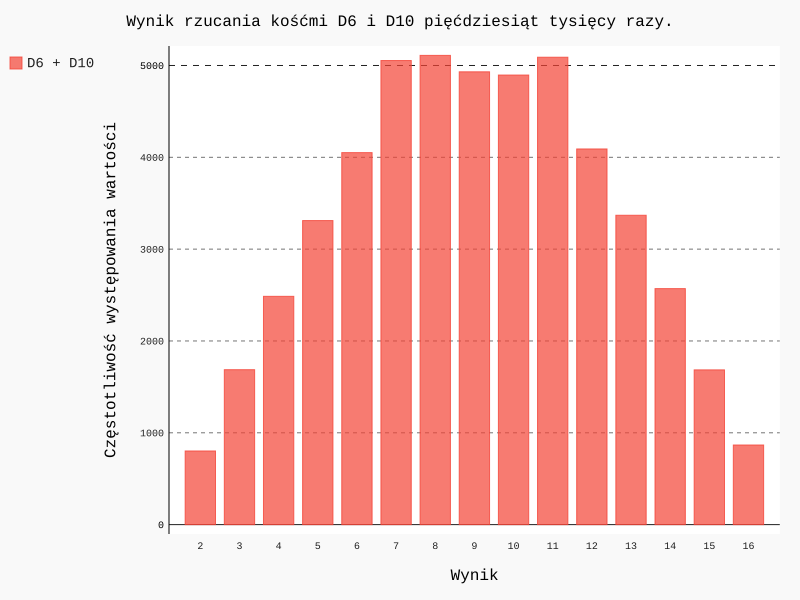

This figure's Python source:
import pygal

from die import Die


# Utworzenie dwoch kosci do gry typu D6 i D10.
die_1 = Die()
die_2 = Die(10)

# Wykonanie pewnej liczby rzutow i umieszczenie wynikow na liscie.
results = []
for roll_num in range(50000):
    result = die_1.roll() + die_2.roll()
    results.append(result)

# Analiza wynikow.
frequencies = []
max_result = die_1.num_sides + die_2.num_sides
for value in range(2, max_result+1):
    frequency = results.count(value)
    frequencies.append(frequency)

# Wizualizacja wynikow.
hist = pygal.Bar()
hist.force_uri_protocol = 'http'

hist.title = "Wynik rzucania kośćmi D6 i D10 pięćdziesiąt tysięcy razy."
hist.x_labels = ['2', '3', '4', '5', '6', '7', '8', '9', '10', '11', '12', '13', '14', '15', '16']
hist.x_title = "Wynik"
hist.y_title = "Częstotliwość występowania wartości"

hist.add('D6 + D10', frequencies)
hist.render_to_file('different_dice.svg')
